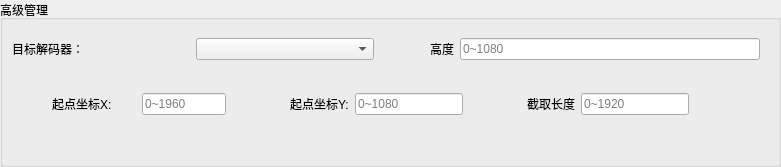
             <widget class="QGroupBox" name="groupBox_4">
              <property name="title">
               <string>高级管理</string>
              </property>
              <layout class="QVBoxLayout" name="verticalLayout_7">
               <property name="spacing">
                <number>0</number>
               </property>
               <property name="leftMargin">
                <number>0</number>
               </property>
               <property name="topMargin">
                <number>0</number>
               </property>
               <property name="rightMargin">
                <number>0</number>
               </property>
               <property name="bottomMargin">
                <number>0</number>
               </property>
               <item>
                <widget class="QWidget" name="widget_31" native="true">
                 <layout class="QVBoxLayout" name="verticalLayout_5">
                  <property name="leftMargin">
                   <number>0</number>
                  </property>
                  <property name="topMargin">
                   <number>0</number>
                  </property>
                  <property name="rightMargin">
                   <number>0</number>
                  </property>
                  <property name="bottomMargin">
                   <number>0</number>
                  </property>
                  <item>
                   <widget class="QWidget" name="widget_30" native="true">
                    <layout class="QHBoxLayout" name="horizontalLayout_27">
                     <property name="leftMargin">
                      <number>0</number>
                     </property>
                     <property name="topMargin">
                      <number>0</number>
                     </property>
                     <property name="rightMargin">
                      <number>0</number>
                     </property>
                     <property name="bottomMargin">
                      <number>0</number>
                     </property>
                     <item>
                      <widget class="QWidget" name="widget_28" native="true">
                       <layout class="QHBoxLayout" name="horizontalLayout_20" stretch="1,1">
                        <property name="leftMargin">
                         <number>0</number>
                        </property>
                        <item>
                         <widget class="QWidget" name="widget_7" native="true">
                          <layout class="QHBoxLayout" name="horizontalLayout_17">
                           <item>
                            <widget class="QLabel" name="label_12">
                             <property name="minimumSize">
                              <size>
                               <width>0</width>
                               <height>20</height>
                              </size>
                             </property>
                             <property name="text">
                              <string>目标解码器：</string>
                             </property>
                            </widget>
                           </item>
                           <item>
                            <widget class="QComboBox" name="comboBox_7">
                             <property name="minimumSize">
                              <size>
                               <width>120</width>
                               <height>20</height>
                              </size>
                             </property>
                            </widget>
                           </item>
                          </layout>
                         </widget>
                        </item>
                        <item>
                         <widget class="QWidget" name="widget_13" native="true">
                          <layout class="QHBoxLayout" name="horizontalLayout_18">
                           <item>
                            <widget class="QLabel" name="label_14">
                             <property name="text">
                              <string>高度</string>
                             </property>
                             <property name="alignment">
                              <set>Qt::AlignRight|Qt::AlignTrailing|Qt::AlignVCenter</set>
                             </property>
                            </widget>
                           </item>
                           <item>
                            <widget class="QLineEdit" name="lineEdit_10">
                             <property name="minimumSize">
                              <size>
                               <width>200</width>
                               <height>0</height>
                              </size>
                             </property>
                             <property name="maximumSize">
                              <size>
                               <width>300</width>
                               <height>16777215</height>
                              </size>
                             </property>
                             <property name="placeholderText">
                              <string>0~1080</string>
                             </property>
                            </widget>
                           </item>
                          </layout>
                         </widget>
                        </item>
                       </layout>
                      </widget>
                     </item>
                    </layout>
                   </widget>
                  </item>
                  <item>
                   <widget class="QWidget" name="widget_27" native="true">
                    <layout class="QHBoxLayout" name="horizontalLayout_24">
                     <property name="leftMargin">
                      <number>0</number>
                     </property>
                     <property name="topMargin">
                      <number>0</number>
                     </property>
                     <property name="rightMargin">
                      <number>0</number>
                     </property>
                     <property name="bottomMargin">
                      <number>0</number>
                     </property>
                     <item>
                      <widget class="QWidget" name="widget_23" native="true">
                       <layout class="QHBoxLayout" name="horizontalLayout_19" stretch="0,1,1">
                        <item>
                         <spacer name="horizontalSpacer_9">
                          <property name="orientation">
                           <enum>Qt::Horizontal</enum>
                          </property>
                          <property name="sizeHint" stdset="0">
                           <size>
                            <width>40</width>
                            <height>20</height>
                           </size>
                          </property>
                         </spacer>
                        </item>
                        <item>
                         <widget class="QLabel" name="label_18">
                          <property name="minimumSize">
                           <size>
                            <width>0</width>
                            <height>20</height>
                           </size>
                          </property>
                          <property name="text">
                           <string>起点坐标X:</string>
                          </property>
                         </widget>
                        </item>
                        <item>
                         <widget class="QLineEdit" name="lineEdit_6">
                          <property name="minimumSize">
                           <size>
                            <width>0</width>
                            <height>20</height>
                           </size>
                          </property>
                          <property name="maximumSize">
                           <size>
                            <width>999</width>
                            <height>16777215</height>
                           </size>
                          </property>
                          <property name="placeholderText">
                           <string>0~1960</string>
                          </property>
                         </widget>
                        </item>
                       </layout>
                      </widget>
                     </item>
                     <item>
                      <spacer name="horizontalSpacer_5">
                       <property name="orientation">
                        <enum>Qt::Horizontal</enum>
                       </property>
                       <property name="sizeHint" stdset="0">
                        <size>
                         <width>40</width>
                         <height>20</height>
                        </size>
                       </property>
                      </spacer>
                     </item>
                     <item>
                      <widget class="QWidget" name="widget_25" native="true">
                       <layout class="QHBoxLayout" name="horizontalLayout_22">
                        <item>
                         <widget class="QLabel" name="label_20">
                          <property name="minimumSize">
                           <size>
                            <width>0</width>
                            <height>20</height>
                           </size>
                          </property>
                          <property name="text">
                           <string>起点坐标Y:</string>
                          </property>
                         </widget>
                        </item>
                        <item>
                         <widget class="QLineEdit" name="lineEdit_8">
                          <property name="minimumSize">
                           <size>
                            <width>0</width>
                            <height>20</height>
                           </size>
                          </property>
                          <property name="maximumSize">
                           <size>
                            <width>999</width>
                            <height>16777215</height>
                           </size>
                          </property>
                          <property name="placeholderText">
                           <string>0~1080</string>
                          </property>
                         </widget>
                        </item>
                       </layout>
                      </widget>
                     </item>
                     <item>
                      <spacer name="horizontalSpacer_6">
                       <property name="orientation">
                        <enum>Qt::Horizontal</enum>
                       </property>
                       <property name="sizeHint" stdset="0">
                        <size>
                         <width>40</width>
                         <height>20</height>
                        </size>
                       </property>
                      </spacer>
                     </item>
                     <item>
                      <widget class="QWidget" name="widget_24" native="true">
                       <layout class="QHBoxLayout" name="horizontalLayout_21">
                        <item>
                         <widget class="QLabel" name="label_19">
                          <property name="minimumSize">
                           <size>
                            <width>0</width>
                            <height>20</height>
                           </size>
                          </property>
                          <property name="text">
                           <string>截取长度</string>
                          </property>
                         </widget>
                        </item>
                        <item>
                         <widget class="QLineEdit" name="lineEdit_7">
                          <property name="minimumSize">
                           <size>
                            <width>0</width>
                            <height>20</height>
                           </size>
                          </property>
                          <property name="maximumSize">
                           <size>
                            <width>999</width>
                            <height>16777215</height>
                           </size>
                          </property>
                          <property name="placeholderText">
                           <string>0~1920</string>
                          </property>
                         </widget>
                        </item>
                        <item>
                         <spacer name="horizontalSpacer_8">
                          <property name="orientation">
                           <enum>Qt::Horizontal</enum>
                          </property>
                          <property name="sizeHint" stdset="0">
                           <size>
                            <width>40</width>
                            <height>20</height>
                           </size>
                          </property>
                         </spacer>
                        </item>
                        <item>
                         <spacer name="horizontalSpacer_7">
                          <property name="orientation">
                           <enum>Qt::Horizontal</enum>
                          </property>
                          <property name="sizeHint" stdset="0">
                           <size>
                            <width>40</width>
                            <height>20</height>
                           </size>
                          </property>
                         </spacer>
                        </item>
                       </layout>
                      </widget>
                     </item>
                    </layout>
                   </widget>
                  </item>
                  <item>
                   <spacer name="verticalSpacer_2">
                    <property name="orientation">
                     <enum>Qt::Vertical</enum>
                    </property>
                    <property name="sizeHint" stdset="0">
                     <size>
                      <width>20</width>
                      <height>40</height>
                     </size>
                    </property>
                   </spacer>
                  </item>
                 </layout>
                </widget>
               </item>
              </layout>
             </widget>
